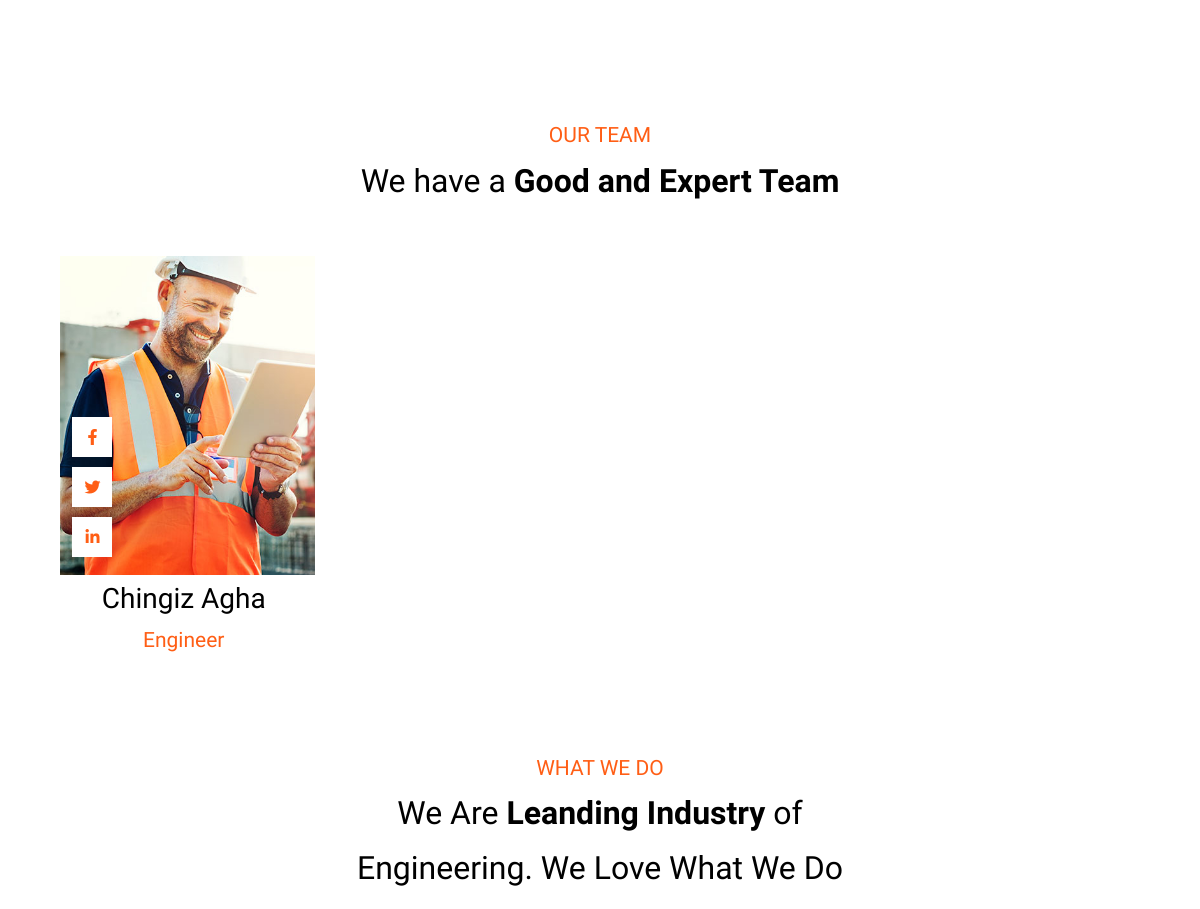
Before: /about (middle part) with the older database file.
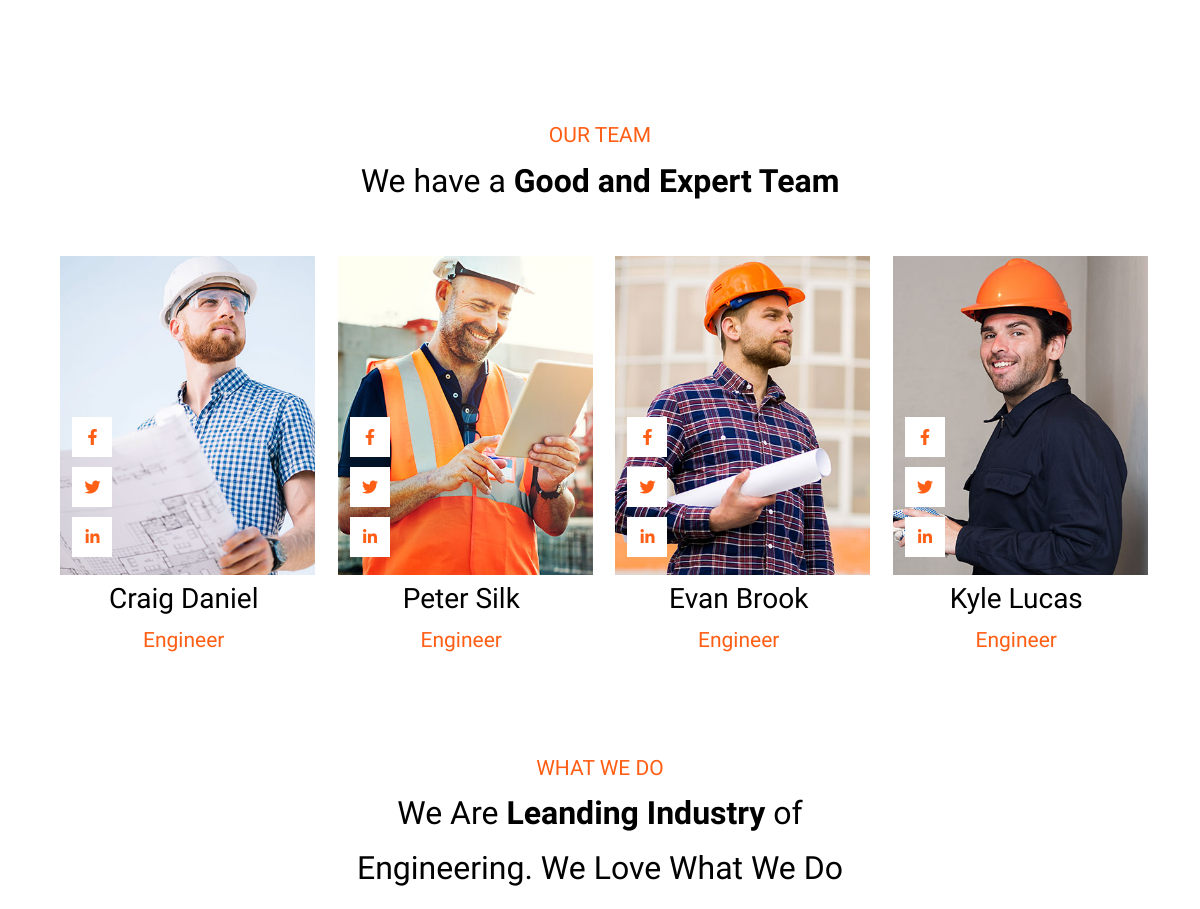
After: the same page with the newer database file.
### engineers/models.py (models this page shows)
class Worker(db.Model):
    id = db.Column(db.Integer, primary_key=True)
    name = db.Column(db.String(50), nullable=False)
    work = db.Column(db.String(25), nullable=False)
    image = db.Column(db.String(20), nullable=True)
    fb_link = db.Column(db.String(250), nullable=True)
    tw_link = db.Column(db.String(250), nullable=True)
    ln_link = db.Column(db.String(250), nullable=True)

### engineers/controllers.py (the view)
@app.route('/about')
def about():
    address = Address.query.all()
    workers = Worker.query.all()
    return render_template('app/about.html', workers=workers, address=address)

### engineers/templates/app/about.html (shortened to what this page needs)
{% extends 'app/base.html' %}
{% block content %}
    <main>
        <div class="block-about">
            <div class="container max-w-1140 margin-0-auto">
                <div class="row row-about-team-title txt-algn-cnt">
                    <span class="span-orange">
                        OUR TEAM
                    </span>
                    <h2>
                        We have a <span class="font-bold">Good and Expert Team</span>
                    </h2>
                </div>
                <div class="row row-about-team d-flex margin-0-auto ">
                    {% for worker in workers %}
                    <div class="col-3 padding-side">
                        <div class="worker">
                            <figure class="about-fig">
                                <img src="static/uploads/{{worker.image}}" alt="">
                                <div class="social-icons">
                                    <a href="{{worker.fb_link}}">
                                        <i class="fab fa-facebook-f"></i>
                                    </a>
                                    <a href="{{worker.tw_link}}">
                                        <i class="fab fa-twitter"></i>
                                    </a>
                                    <a href="{{worker.ln_link}}">
                                        <i class="fab fa-linkedin-in"></i>
                                    </a>
                                </div>
                            </figure>
                            <div class="worker-info txt-algn-cnt">
                                <h3>
                                    {{worker.name}}
                                </h3>
                                <span class="span-orange">
                                    {{worker.work}}
                                </span>
                            </div>
                        </div>
                    </div>
                    {% endfor %}
                </div>
            </div>
        </div>
        <div class="block-1">
            <div class="container container-do">
                <div class="row">
                    <div class="main-text">
                        <span class="span-orange">WHAT WE DO</span>
                        <h2 class="main-h2">We Are <span class="span-black">Leanding Industry </span> of
                            <br>
                            Engineering.
                            We Love What We Do
                        </h2>
                    </div>
                </div>
            </div>
        </div>
    </main>
    {% endblock %}

### engineers/templates/app/base.html (shortened to what this page needs)
<!DOCTYPE html>
<html lang="en">
<head>
    <link rel="stylesheet" href="{{url_for('static', filename='font/flaticon.css')}}">
    <link rel="stylesheet" href="{{ url_for('static', filename='css/style.css')}}">
    <link rel="stylesheet" href="https://cdnjs.cloudflare.com/ajax/libs/font-awesome/5.15.3/css/all.min.css">
    <link rel="stylesheet" href="https://unpkg.com/swiper/swiper-bundle.css" />
    <link rel="stylesheet" href="https://unpkg.com/swiper/swiper-bundle.min.css" />
</head>
<body>
        {% block content %}
        {% endblock %}
</body>
</html>

### engineers/static/css/style.css (style rules this page uses)
* { box-sizing: border-box; margin: 0; padding: 0; }
body { line-height: 1.7; font-family: "Oswald", sans-serif; }
.container { width: 100%; padding-right: 15px; padding-left: 15px; margin-right: auto; margin-left: auto; }
.container-do { max-width: 1140px; margin: 0 auto; }
.container-do .row { padding-top: 92px; }
.main-text { text-align: center; margin-bottom: 24px; }
.main-text .main-h2, h2 { font-size: 32px; margin-bottom: 48px; }
.main-text h2 { margin-bottom: 24px; }
.block-about { padding-top: 7.5rem; }
.worker { position: relative; }
.worker figure { width: 255px; height: 319px; }
.about-fig { overflow: hidden; }
.about-fig img { transition: all 0.5s; }
.social-icons { position: absolute; top: 40%; left: 5%; }
.social-icons a { width: 40px; height: 40px; background-color: #fff; display: block; position: relative; margin-bottom: 10px; }
.social-icons i { color: #ff5e15; position: absolute; top: 50%; left: 50%; transform: translate(-50%, -50%); }
.worker-info h3 { font-size: 28px; font-weight: 500; }

### engineers/static/css/grid.css (style rules this page uses)
.col-3 { width: 25%; }

### engineers/static/css/utilities.css (style rules this page uses)
img { width: 100%; height: 100%; }
a { text-decoration: none; color: #000; }
.d-flex { display: flex; }
h2 { font-weight: 300; margin: 0; }
.font-bold { font-weight: 900; }
.span-orange { font-size: 21px; font-weight: 300; color: #ff5e15; }
.span-black { font-size: 32px; font-weight: 700; color: #000; }
.max-w-1140 { max-width: 1140px; }
.margin-0-auto { margin: 0 auto; }
.txt-algn-cnt { text-align: center; }
.padding-side { padding: 0 15px; }

Changed rows visible on the page:
changed Worker: image: a different picture; name "Chingiz Agha" → "Craig Daniel"
added Worker: image (picture), name "Peter Silk", work "Engineer"
added Worker: image (picture), name "Evan Brook", work "Engineer"
added Worker: image (picture), name "Kyle Lucas", work "Engineer"
